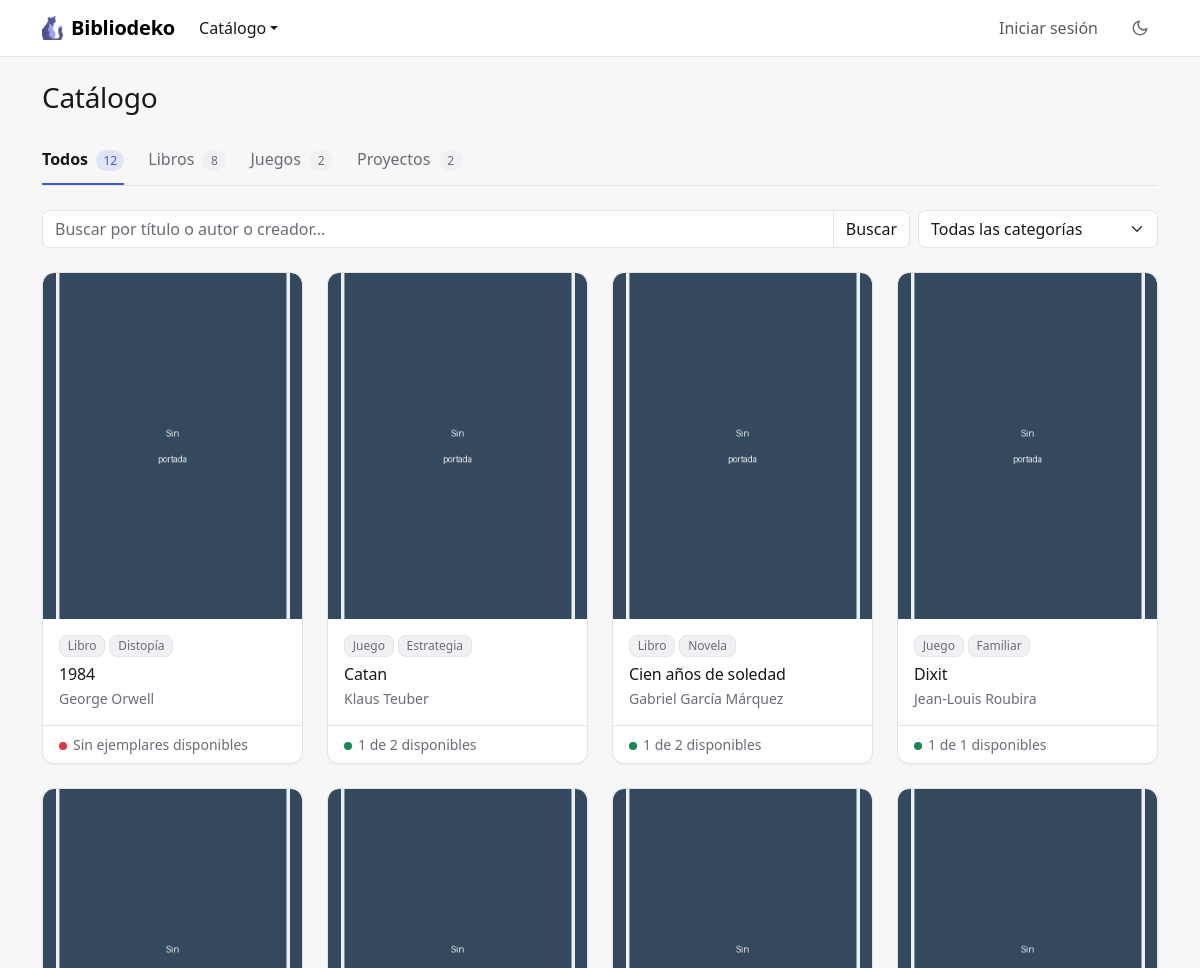
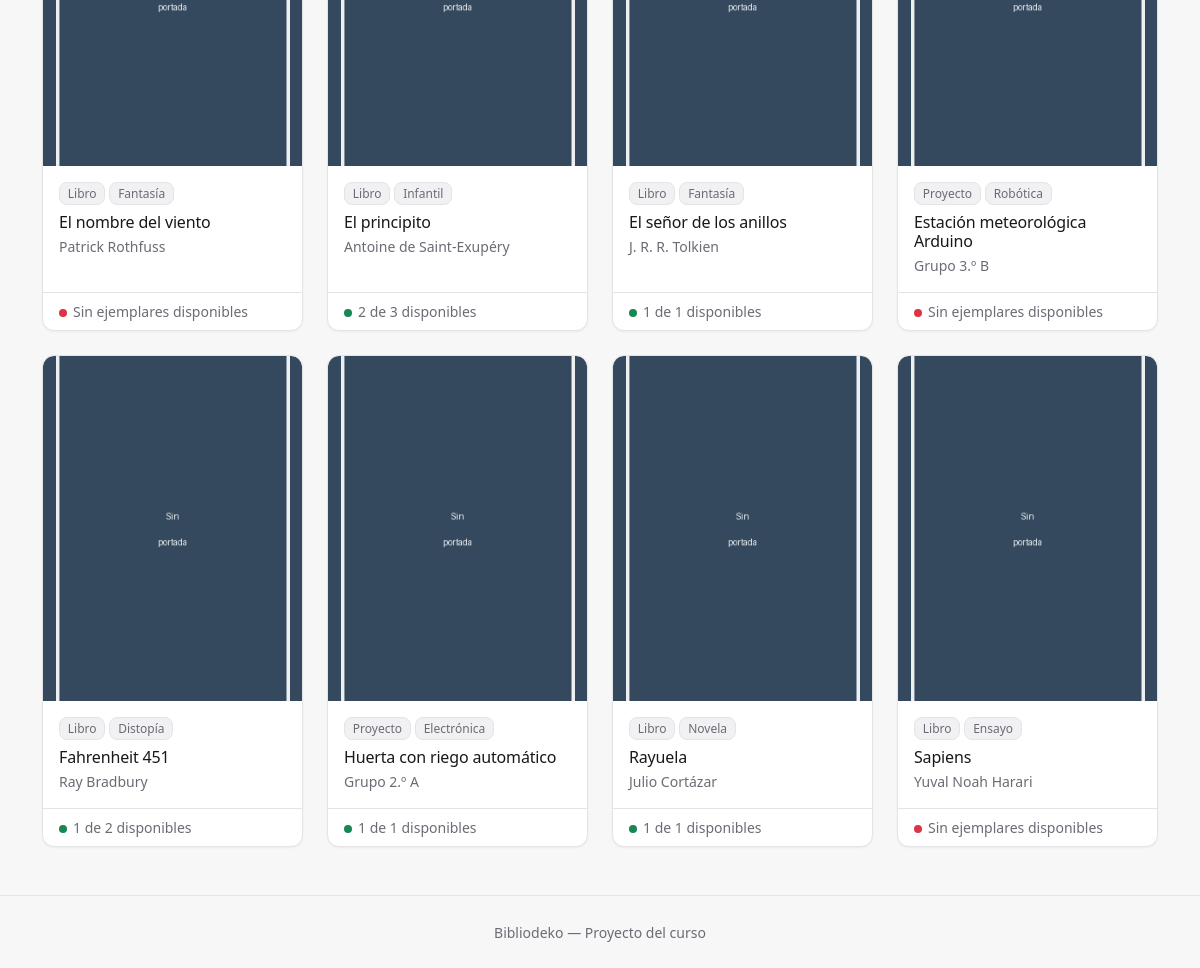
The page / on the database its author committed (2 pictures, top to bottom).
### tables this page shows
CREATE TABLE IF NOT EXISTS items (
    id        INT AUTO_INCREMENT PRIMARY KEY,
    tipo      ENUM('libro', 'juego', 'proyecto') NOT NULL DEFAULT 'libro',
    titulo    VARCHAR(150) NOT NULL,
    autor     VARCHAR(100) NOT NULL,
    categoria VARCHAR(50)  NULL,
    stock     INT UNSIGNED NOT NULL DEFAULT 1,
    imagen    VARCHAR(100) NOT NULL DEFAULT 'default.png'
);

### controllers/ItemController.php (called while the page is built, shortened)
<?php
require_once __DIR__ . '/../models/Item.php';
function listarItems() {
    global $pdo;
    $tipo = $_GET['tipo'] ?? '';
    if (!in_array($tipo, Item::TIPOS)) {
        $tipo = '';
    }
    $categorias = Item::categorias($pdo);
    $categoria = $_GET['categoria'] ?? '';
    if (!in_array($categoria, $categorias, true)) {
        $categoria = '';
    }
    $filtros = [
        'q'          => trim($_GET['q'] ?? ''),
        'tipo'       => $tipo,
        'categoria'  => $categoria,
        'pagina'     => $_GET['p'] ?? 1,
        'por_pagina' => 12,
    ];
    $resultado = Item::listar($pdo, $filtros);
    $items = $resultado['filas'];
    $conteo = Item::contarPorTipo($pdo, $filtros['q'], $categoria);
    require __DIR__ . '/../views/items/listar.php';
}

### models/Item.php (called while the page is built, shortened)
<?php
class Item {
    private $tipo;
    private $titulo;
    private $autor;
    private $categoria;
    private $stock;
    private $imagen;
    private $prestados;
    private $apartados;
    public function __construct($id, $tipo, $titulo, $autor, $categoria, $stock, $imagen, $prestados, $apartados) {
        $this->tipo = $tipo;
        $this->titulo = $titulo;
        $this->autor = $autor;
        $this->categoria = $categoria;
        $this->stock = $stock;
        $this->imagen = $imagen;
        $this->prestados = $prestados;
        $this->apartados = $apartados;
    }
    public function getTipo() { return $this->tipo; }
    public function getTitulo() { return $this->titulo; }
    public function getAutor() { return $this->autor; }
    public function getCategoria() { return $this->categoria; }
    public function getStock() { return $this->stock; }
    public function getImagen() { return $this->imagen; }
    public function getDisponibles() { return $this->stock - $this->prestados - $this->apartados; }
    public static function etiquetaAutor($tipo) {
        return $tipo === '' ? 'Autor o creador' : 'Creador';
    }
    private static function selectConUso() {
        return "
            SELECT i.*,
                   (SELECT COUNT(*) FROM prestamos p WHERE p.item_id = i.id AND p.estado = 'activo') AS prestados,
                   (SELECT COUNT(*) FROM reservas r WHERE r.item_id = i.id AND " . Reserva::LISTA_VIGENTE . ") AS apartados
            FROM items i
        ";
    }
    private static function desdeFila($f) {
        return new Item($f['id'], $f['tipo'], $f['titulo'], $f['autor'], $f['categoria'], $f['stock'], $f['imagen'], $f['prestados'], $f['apartados']);
    }
    public static function listar($pdo, $filtros = []) {
        $filtros = array_merge(['q' => '', 'tipo' => '', 'categoria' => '', 'pagina' => 1, 'por_pagina' => 0], $filtros);
        $condiciones = [];
        $parametros = [];
        $where = empty($condiciones) ? '' : ' WHERE ' . implode(' AND ', $condiciones);
        $stmt = $pdo->prepare('SELECT COUNT(*) FROM items i' . $where);
        $stmt->execute($parametros);
        $total = (int) $stmt->fetchColumn();
        $sql = self::selectConUso() . $where . ' ORDER BY i.titulo';
        $pagina = 1;
        $paginas = 1;
        if ($filtros['por_pagina'] > 0) {
            $paginacion = calcularPaginacion($total, $filtros['pagina'], $filtros['por_pagina']);
            $pagina = $paginacion['pagina'];
            $paginas = $paginacion['paginas'];
            $sql .= ' LIMIT ' . (int) $filtros['por_pagina'] . ' OFFSET ' . $paginacion['desde'];
        }
        $stmt = $pdo->prepare($sql);
        $stmt->execute(array_merge([date('Y-m-d')], $parametros));
        $items = [];
        foreach ($stmt->fetchAll() as $f) {
            $items[] = self::desdeFila($f);
        }
        return ['filas' => $items, 'total' => $total, 'pagina' => $pagina, 'paginas' => $paginas];
    }
    public static function contarPorTipo($pdo, $q = '', $categoria = '') {
        $conteo = array_fill_keys(self::TIPOS, 0);
        $parametros = [];
        $sql = 'SELECT tipo, COUNT(*) AS cantidad FROM items';
        $stmt = $pdo->prepare($sql . ' GROUP BY tipo');
        $stmt->execute($parametros);
        foreach ($stmt->fetchAll() as $f) {
            $conteo[$f['tipo']] = (int) $f['cantidad'];
        }
        return $conteo;
    }
    public static function categorias($pdo) {
        $sql = "SELECT MIN(categoria) FROM items WHERE categoria <> '' GROUP BY categoria ORDER BY categoria";
        return $pdo->query($sql)->fetchAll(PDO::FETCH_COLUMN);
    }
}

### helpers.php (called while the page is built, shortened)
<?php
function esAdmin() {
    return isset($_SESSION['usuario']) && $_SESSION['usuario']['rol'] === 'admin';
}
function calcularPaginacion($total, $pagina, $porPagina) {
    $paginas = max(1, (int) ceil($total / $porPagina));
    $pagina = min(max(1, (int) $pagina), $paginas);
    return ['pagina' => $pagina, 'paginas' => $paginas, 'desde' => ($pagina - 1) * $porPagina];
}

### views/items/listar.php (the view, shortened to what this page needs)
<?php require __DIR__ . '/../header.php'; ?>
<div class="encabezado">
  <h1 class="h3">Catálogo</h1>
</div>
<?php
$pestanas = ['' => 'Todos'] + Item::PLURALES;
$conteo[''] = array_sum($conteo);
$hayFiltros = $filtros['q'] !== '' || $categoria !== '';
?>
<ul class="nav nav-underline pestanas mb-4">
  <?php foreach ($pestanas as $clave => $nombre): ?>
    <?php $url = 'index.php?' . http_build_query(array_filter(['accion' => 'listarItems', 'tipo' => $clave, 'q' => $filtros['q'], 'categoria' => $categoria])); ?>
    <li class="nav-item">
      <a class="nav-link <?= $clave === $tipo ? 'active' : '' ?>" href="<?= htmlspecialchars($url) ?>"
        <?= $clave === $tipo ? 'aria-current="page"' : '' ?>>
        <?= htmlspecialchars($nombre) ?>
        <span class="contador"><?= htmlspecialchars($conteo[$clave]) ?></span>
      </a>
    </li>
  <?php endforeach; ?>
</ul>
<form method="GET" action="index.php" class="filtros-catalogo d-flex flex-wrap align-items-center gap-2 mb-4">
  <div class="input-group">
    <input type="search" name="q" class="form-control" aria-label="Buscar"
      placeholder="Buscar por título o <?= htmlspecialchars(mb_strtolower(Item::etiquetaAutor($tipo))) ?>..."
      value="<?= htmlspecialchars($filtros['q']) ?>">
    <button class="btn btn-outline-secondary" type="submit">Buscar</button>
  </div>
  <select name="categoria" class="form-select" aria-label="Categoría" onchange="this.form.submit()">
    <option value="">Todas las categorías</option>
  </select>
</form>
<?php if (empty($items)): ?>
  <div class="card estado-vacio">
    <p class="titulo">No se encontraron ítems.</p>
    <p class="small mb-0">
      <?php if ($hayFiltros): ?>
        Probá con otra búsqueda, otra categoría o en otra pestaña.
      <?php else: ?>
        Todavía no hay <?= htmlspecialchars(mb_strtolower($pestanas[$tipo])) ?> en el catálogo.
      <?php endif; ?>
    </p>
  </div>
<?php else: ?>
  <div class="row row-cols-2 row-cols-md-3 row-cols-lg-4 g-3 g-md-4">
    <?php foreach ($items as $item): ?>
      <div class="col">
        <div class="card h-100 tarjeta-item">
          <img src="uploads/<?= htmlspecialchars($item->getImagen()) ?>" alt="" class="card-img-top portada-tarjeta">
          <div class="card-body">
            <div class="d-flex flex-wrap gap-1 mb-2">
              <span class="badge etiqueta"><?= htmlspecialchars(ucfirst($item->getTipo())) ?></span>
              <?php if ($item->getCategoria()): ?>
                <span class="badge etiqueta"><?= htmlspecialchars($item->getCategoria()) ?></span>
              <?php endif; ?>
            </div>
            <h2 class="h6 card-title mb-1"><?= htmlspecialchars($item->getTitulo()) ?></h2>
            <p class="card-text text-body-secondary small mb-0"><?= htmlspecialchars($item->getAutor()) ?></p>
          </div>
          <div class="card-footer small text-body-secondary">
            <?php if ($item->getDisponibles() > 0): ?>
              <span class="punto bg-success"></span><?= htmlspecialchars($item->getDisponibles()) ?> de <?= htmlspecialchars($item->getStock()) ?> disponibles
            <?php else: ?>
              <span class="punto bg-danger"></span>Sin ejemplares disponibles
            <?php endif; ?>
          </div>
        </div>
      </div>
    <?php endforeach; ?>
  </div>
<?php endif; ?>
<?php require __DIR__ . '/../footer.php'; ?>

### index.php (shortened to what this page needs)
<?php
require_once __DIR__ . '/conexion.php';
require_once __DIR__ . '/helpers.php';
require_once __DIR__ . '/controllers/ItemController.php';
$accion = $_GET['accion'] ?? 'listarItems';
switch ($accion) {
    case 'listarItems':
        listarItems();
        break;
}

### views/header.php (shortened to what this page needs)
<?php
$accionActual = $_GET['accion'] ?? 'listarItems';
$enCatalogo   = in_array($accionActual, ['listarItems', 'formCrearItem', 'formEditarItem', 'crearItem', 'editarItem']);
?>
<!DOCTYPE html>
<html lang="es" data-bs-theme="light">
<head>
  <link href="https://cdn.jsdelivr.net/npm/bootstrap@5.3.3/dist/css/bootstrap.min.css" rel="stylesheet">
  <link href="https://cdn.jsdelivr.net/npm/select2@4.1.0-rc.0/dist/css/select2.min.css" rel="stylesheet">
  <link href="assets/css/estilo.css" rel="stylesheet">
</head>
<body>
  <nav class="navbar navbar-expand-lg barra-principal sticky-top mb-4 d-print-none">
    <div class="container">
      <a class="navbar-brand d-flex align-items-center gap-2" href="index.php?accion=listarItems">
        <img src="views/imagenes/favicon.ico" alt="" height="24">
        Bibliodeko
      </a>
      <div class="d-flex align-items-center gap-1 order-lg-last ms-auto ms-lg-3">
        <button type="button" class="btn boton-tema" id="cambiar-tema" title="Cambiar entre tema claro y oscuro" aria-label="Cambiar entre tema claro y oscuro">
          <svg class="icono-luna" width="18" height="18" viewBox="0 0 24 24" fill="none" stroke="currentColor" stroke-width="2" stroke-linecap="round" stroke-linejoin="round" aria-hidden="true">
            <path d="M21 12.8A9 9 0 1 1 11.2 3a7 7 0 0 0 9.8 9.8z" />
          </svg>
        </button>
      </div>
      <div class="collapse navbar-collapse" id="nav">
        <ul class="navbar-nav me-auto">
          <li class="nav-item dropdown">
            <a class="nav-link dropdown-toggle <?= $enCatalogo ? 'active' : '' ?>" href="#" role="button" data-bs-toggle="dropdown" aria-expanded="false">Catálogo</a>
          </li>
        </ul>
        <ul class="navbar-nav align-items-lg-center">
          <?php if (isset($_SESSION['usuario'])): ?>
            <li class="nav-item">
              <span class="navbar-text d-inline-flex align-items-center gap-2 me-lg-3 small">
                <span class="email-usuario text-truncate" title="<?= htmlspecialchars($_SESSION['usuario']['email']) ?>"><?= htmlspecialchars($_SESSION['usuario']['email']) ?></span>
                <span class="badge etiqueta"><?= htmlspecialchars($_SESSION['usuario']['rol']) ?></span>
              </span>
            </li>
            <li class="nav-item"><a class="nav-link" href="index.php?accion=logout">Salir</a></li>
          <?php else: ?>
            <li class="nav-item"><a class="nav-link <?= $accionActual === 'login' ? 'active' : '' ?>" href="index.php?accion=login">Iniciar sesión</a></li>
          <?php endif; ?>
        </ul>
      </div>
    </div>
  </nav>
  <main class="container pb-5">

### views/footer.php (shortened to what this page needs)
</main>
<footer class="pie text-center py-4 d-print-none">
  <small>Bibliodeko &mdash; Proyecto del curso</small>
</footer>
</body>
</html>

### rows shown on the page
items: imagen (placeholder picture), tipo "Libro", categoria "Distopía", titulo "1984", autor "George Orwell", stock 1 (drawn)
items: imagen (placeholder picture), tipo "Juego", categoria "Estrategia", titulo "Catan", autor "Klaus Teuber", Disponibles "1", stock "2"
items: imagen (placeholder picture), tipo "Libro", categoria "Novela", titulo "Cien años de soledad", autor "Gabriel García Márquez", Disponibles "1", stock "2"
items: imagen (placeholder picture), tipo "Juego", categoria "Familiar", titulo "Dixit", autor "Jean-Louis Roubira", stock "1"
items: imagen (placeholder picture), tipo "Libro", categoria "Fantasía", titulo "El nombre del viento", autor "Patrick Rothfuss", stock 1 (drawn)
items: imagen (placeholder picture), tipo "Libro", categoria "Infantil", titulo "El principito", autor "Antoine de Saint-Exupéry", Disponibles "2", stock "3"
items: imagen (placeholder picture), tipo "Libro", categoria "Fantasía", titulo "El señor de los anillos", autor "J. R. R. Tolkien", stock "1"
items: imagen (placeholder picture), tipo "Proyecto", categoria "Robótica", titulo "Estación meteorológica Arduino", autor "Grupo 3.º B", stock 1 (drawn)
items: imagen (placeholder picture), tipo "Libro", categoria "Distopía", titulo "Fahrenheit 451", autor "Ray Bradbury", Disponibles "1", stock "2"
items: imagen (placeholder picture), tipo "Proyecto", categoria "Electrónica", titulo "Huerta con riego automático", autor "Grupo 2.º A", stock "1"
items: imagen (placeholder picture), tipo "Libro", categoria "Novela", titulo "Rayuela", autor "Julio Cortázar", stock "1"
items: imagen (placeholder picture), tipo "Libro", categoria "Ensayo", titulo "Sapiens", autor "Yuval Noah Harari", stock 1 (drawn)

### other values the page prints
$nombre "Todos"
$conteo[$clave] "12"
$nombre "Libros"
$conteo[$clave] "8"
$nombre "Juegos"
$conteo[$clave] "2"
$nombre "Proyectos"
